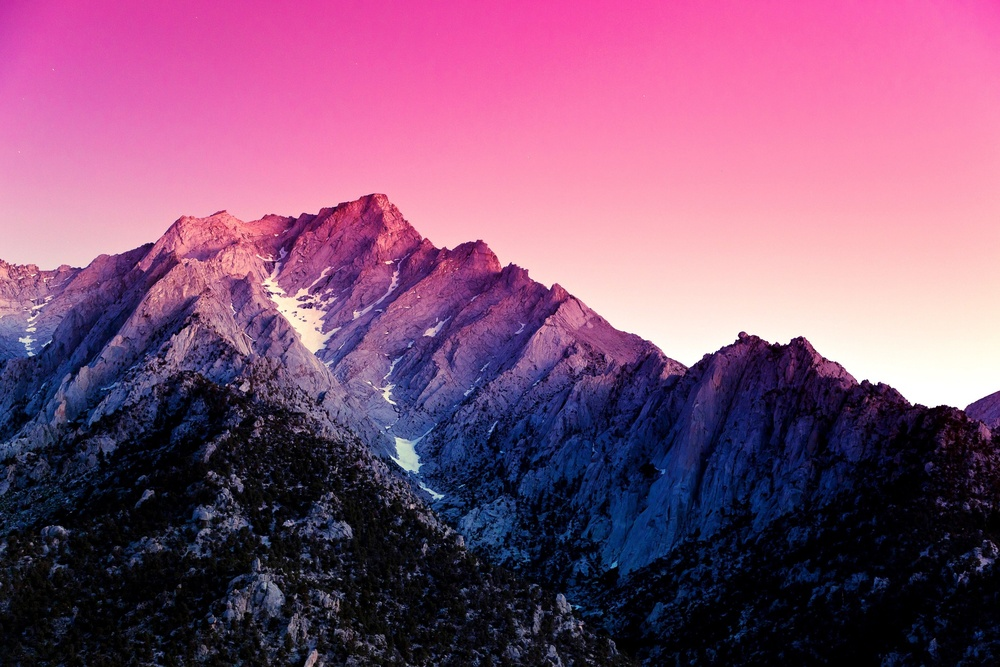
#> input picture input/38582.jpg, 1000 x 667 px, shrunk from 3966 x 2644 before the run, found by its file name; its folder holds only this picture in this run
$ python main.py
#> lines starting #> are read from the running program, lines starting #| are printed output that depends on the picture
from PIL import Image, ImageColor
from tqdm import tqdm
from random import random


print("name of file :\n")
imagename = input()
#> the answer given: input/38582.jpg
try :
    img = Image.open("input/" + imagename)
#> img is the input picture: PIL image 1000x667 RGB; mean R, G, B 132.9, 82.5, 118.1
    width, height = img.size
#> width = 1000; height = 667
    img2 = Image.new('RGB',(width + 1,height + 1),(255,255,255))
#> img2: PIL image 1001x668 RGB; every value is 255
    percent = 0
    print(img.size)
#| (1000, 667)
    offset = (random() * .1 * width)
#> offset = 84.44
    for w in tqdm(range(width)):
        offset = (random() * .05 * width)
        for h in range(height):

            if(w<offset):
                img2.putpixel((w,h),(img.getpixel((w,h))[0],img.getpixel((w,h))[1],img.getpixel((w+offset,h))[2]))
            if(w>offset):
                img2.putpixel((w,h),(img.getpixel((w-offset,h))[0],img.getpixel((w,h))[1],img.getpixel((w,h))[2]))
            else:
                img2.putpixel((w,h),(img.getpixel((w-offset,h))[0],img.getpixel((w,h))[1],img.getpixel((w+offset,h))[2]))
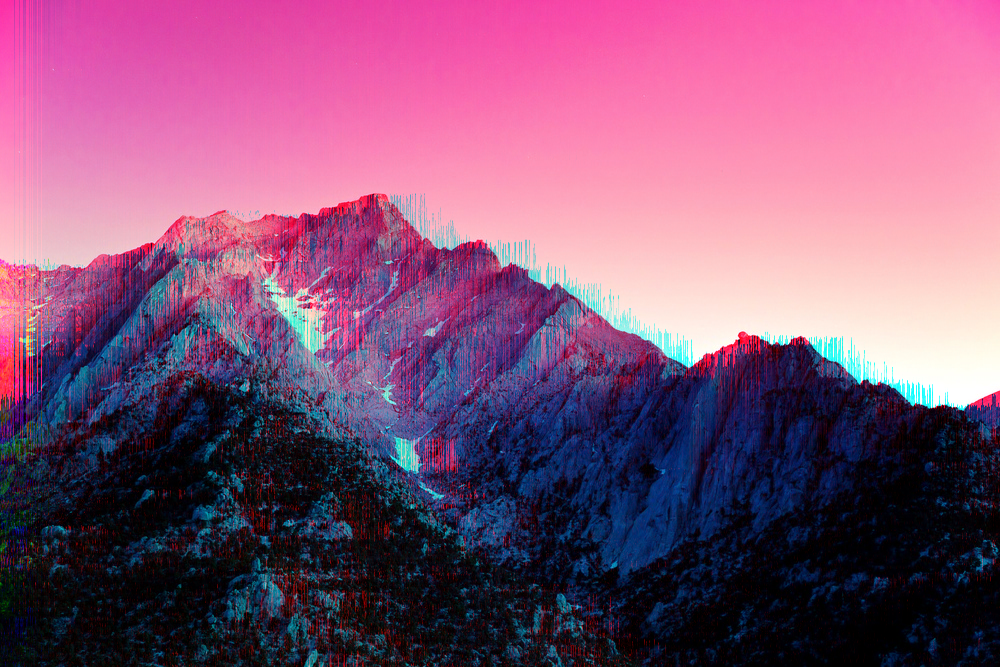
#> img2: PIL image 1001x668 RGB; mean R, G, B 133.4, 82.9, 118.3
    img2.save("output/test_" + imagename ,'JPEG')
except:
    print("error: request could not be processed")


# lorem ipsum code to do

$ run again, on input/unknown.png
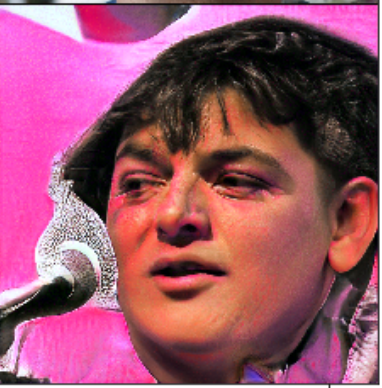
#> input picture input/unknown.png, 382 x 388 px, found by its file name
#> img is the input picture: PIL image 382x388 RGBA; mean R, G, B, A 153.9, 83.8, 106.6, 255
#| (382, 388)
#> after the loop `for w in tqdm(range(width)):`:
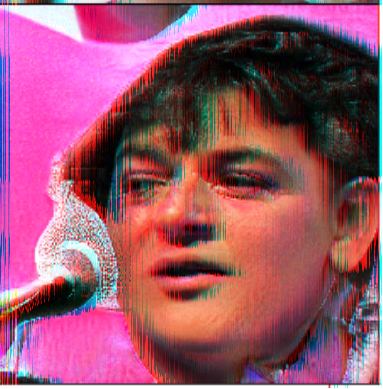
#> img2: PIL image 383x389 RGB; mean R, G, B 155.2, 84.7, 107.6
